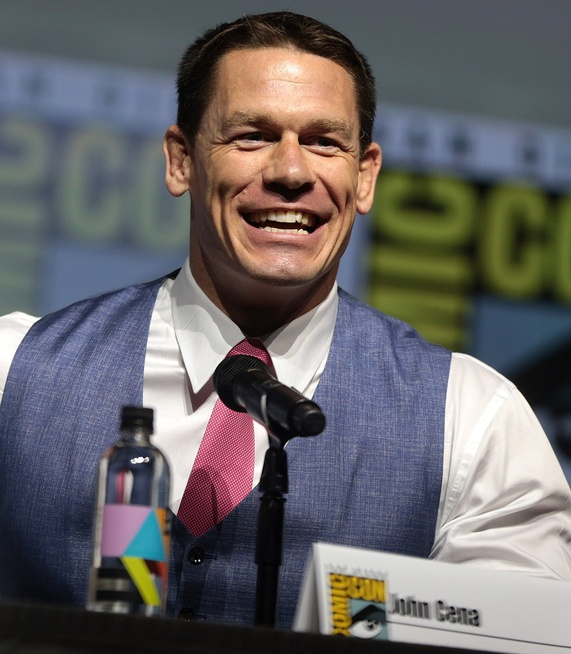
#> input picture LatihanCV/Dataset/john_cena/1.jpg, 571 x 654 px, shrunk from 1200 x 1374 before the run, found by its file name; its folder holds only this picture in this run
$ jupyter execute --allow-errors studi_kasus1.ipynb
#> lines starting #> are read from the running program, lines starting #| are printed output that depends on the picture
[cell 1]
import cv2
import numpy as np
import os
from sklearn.model_selection import train_test_split
from sklearn.metrics import confusion_matrix,classification_report
import matplotlib.pyplot as plt
import pickle
import seaborn as sns

[cell 2]
train_path = ('C:/Users/relax/miniconda3/envs/LatihanCV/Dataset')
training_names = os.listdir(train_path) #dataset 3

image_paths = []
image_classes = []
class_id = 0

def imglist(path):
    return [os.path.join(path, f) for f in os.listdir(path)]

for training_name in training_names:
    dir = os.path.join(train_path, training_name) # Menggabungkan train_path dan training_name; Dataset/Putri, Dataset/Kirei, Dataset/Yudha
    class_path = imglist(dir)
    image_paths+=class_path
    image_classes+=[class_id]*len(class_path)
    class_id+=1

[cell 3]
# Inisialisasi variabel untuk menyimpan deskriptor dari Algoritma SIFT
des_list = []

# Buat Fitur Ekstraksi dan Objek Deteksi Keypoints
sift = cv2.SIFT_create()
for image_path in image_paths:
    im = cv2.imread(image_path) # Membaca Citra berdasarkan PATH yang telah dibuat sebelumnya
#> im is the input picture: shape (654, 571, 3); mean B, G, R 103.2, 101.3, 104
    kpts, des = sift.detectAndCompute(im, None)
#> kpts = 795 keypoints; strongest (x, y, size): (139, 460, 5), (260, 433, 11.6), (147, 459, 2.8), (360, 630, 10.5)
    des_list.append((image_path, des))   # Menyimpan fitur yang telah dideteksi kedalam variabel des_list=[]

[cell 4]
descriptors = des_list[0][1]
for image_path, descriptor in des_list[1:]:
   descriptors = np.vstack((descriptors, descriptor))
#> this loop made 1 pass

descriptors_float = descriptors.astype(float)  # K-Means hanya bekerja pada tipe data float, Convert descriptor ke float

[cell 5]
# Gunakan K-Means untuk Melakukan perhitungan Histogram (BoVW)
from scipy.cluster.vq import kmeans, vq
k = 150
# Hitung histogram BoVW untuk seluruh dataset gambar
voc, variance = kmeans(descriptors_float, k, 1)
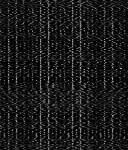
#> voc: shape (150, 128) float64; min 0, max 194.1, mean 26.7
#> variance = 243.5
im_features = np.zeros((len(image_paths), k), "float32")
for i in range(len(image_paths)):
    words, distance = vq(des_list[i][1],voc)
    for w in words:
        im_features[i][w] += 1


import matplotlib.pyplot as plt
# Anda sudah memiliki 'im_features' yang berisi histogram BoVW

# Misalnya, jika Anda ingin menampilkan histogram untuk gambar ke-0:
histogram = im_features[0]
#> histogram = 150 values, max 31 at index 78, min 0 at index 66, mean 5.3

# Plot histogram BoVW
plt.figure()
plt.bar(range(len(histogram)), histogram)
plt.xlabel("Cluster")
plt.ylabel("Frequency")
plt.title("Histogram BoVW")
plt.show()
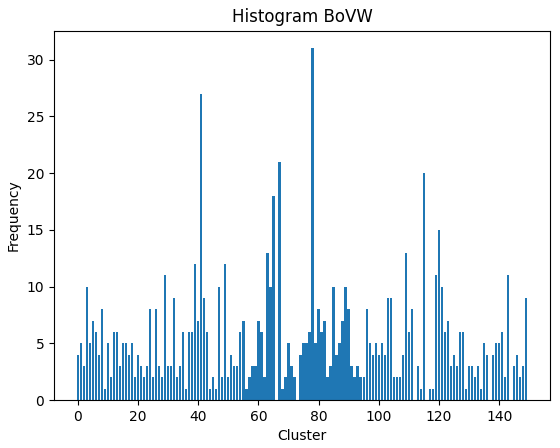
#> figure drawn by matplotlib, 1 panel; tallest bar 31 high, from x = 77.6 to 78.4
